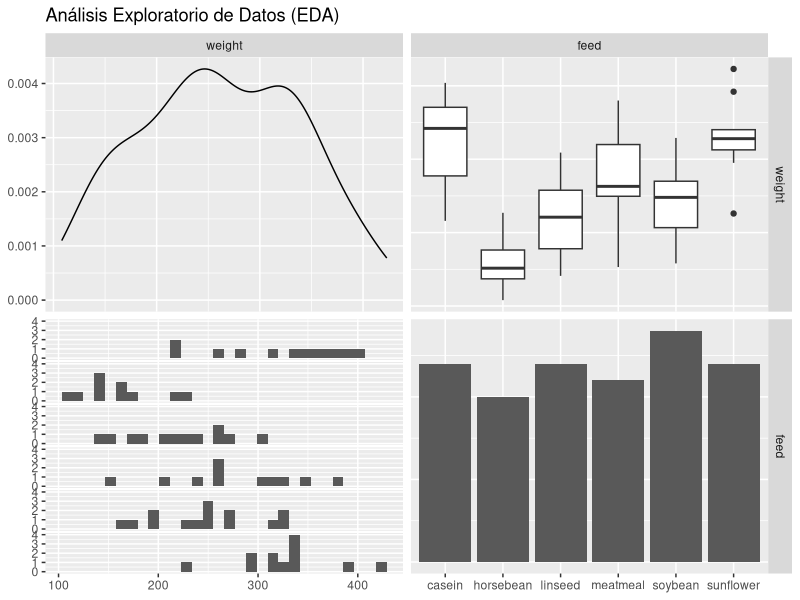
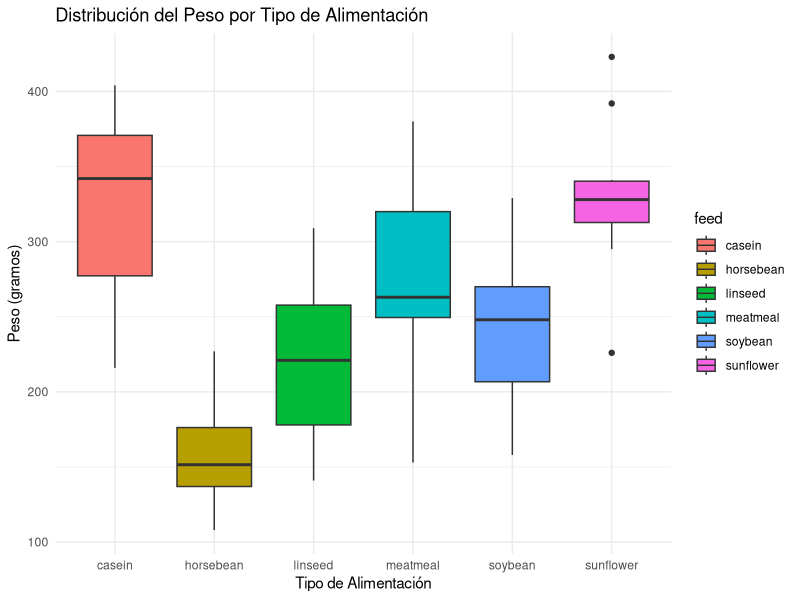
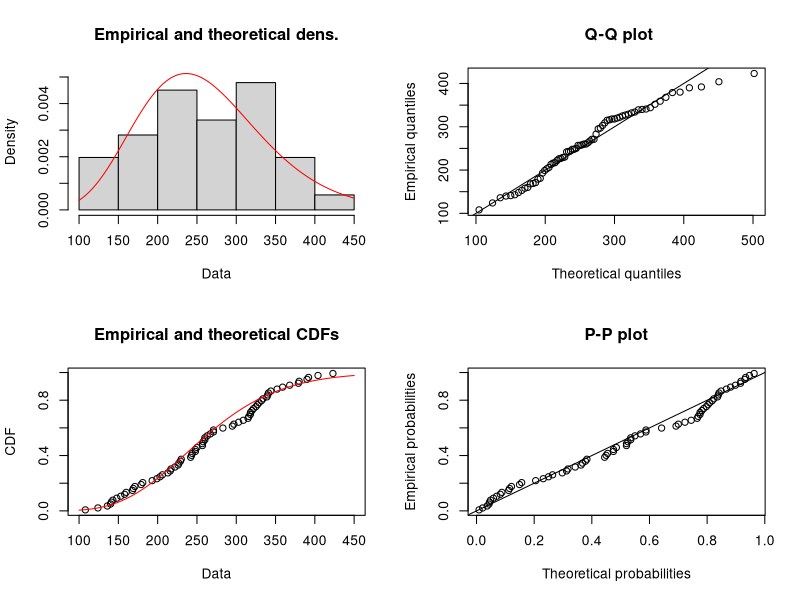
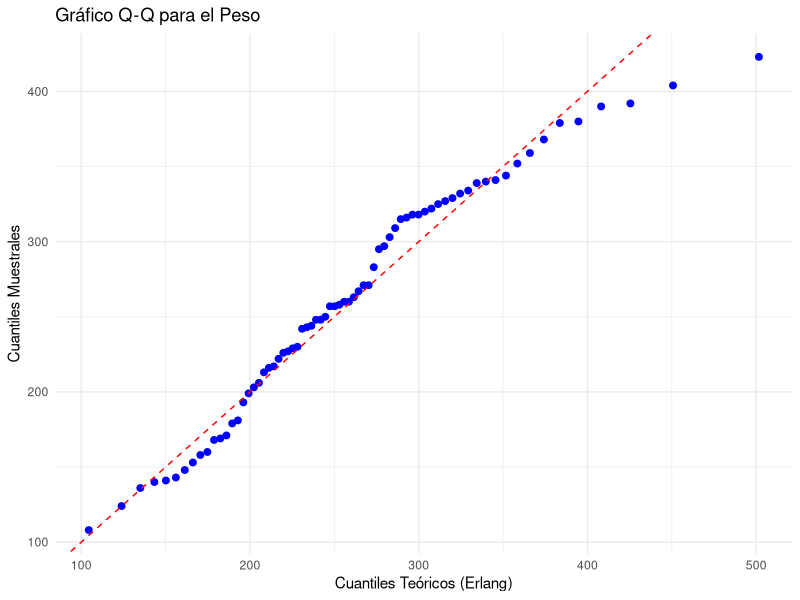

Recreate these plots in R, in order.


# Instalación de Paqueterías (si no están instaladas)
if (!require("datasets")) install.packages("datasets", dependencies = TRUE)
if (!require("ggplot2")) install.packages("ggplot2", dependencies = TRUE)
if (!require("GGally")) install.packages("GGally", dependencies = TRUE)
if (!require("fitdistrplus")) install.packages("fitdistrplus", dependencies = TRUE)

# Cargar las librerías necesarias
library(datasets)      # Para acceder al dataset 'chickwts'
library(ggplot2)       # Para crear los gráficos
library(GGally)        # Para usar ggpairs()
library(fitdistrplus)  # Para ajustar distribuciones

# Punto 1: Cargar el dataset 'chickwts'
data("chickwts")
str(chickwts)  # Explorar la estructura del dataset

# Punto 2: Análisis Exploratorio de Datos (EDA)
# Gráfico de pares para explorar relaciones entre variables
ggpairs(chickwts, columns = c("weight", "feed"), 
        title = "Análisis Exploratorio de Datos (EDA)")

# Boxplot del peso por tipo de alimentación
ggplot(chickwts, aes(x = feed, y = weight, fill = feed)) +
  geom_boxplot() +
  labs(title = "Distribución del Peso por Tipo de Alimentación", 
       x = "Tipo de Alimentación", y = "Peso (gramos)") +
  theme_minimal()

# Punto 3: Ajuste a una distribución de Erlang (Gamma con shape entero)
erlang_fit <- fitdist(chickwts$weight, "gamma", method = "mle")
summary(erlang_fit)
plot(erlang_fit)

# Gráfico Q-Q para comparar con la distribución de Erlang
qq_data <- data.frame(
  Empirical = sort(chickwts$weight),
  Theoretical = qgamma(ppoints(length(chickwts$weight)), shape = erlang_fit$estimate["shape"], rate = erlang_fit$estimate["rate"])
)

ggplot(qq_data, aes(x = Theoretical, y = Empirical)) +
  geom_point(color = "blue", size = 2) +
  geom_abline(slope = 1, intercept = 0, color = "red", linetype = "dashed") +
  labs(title = "Gráfico Q-Q para el Peso", 
       x = "Cuantiles Teóricos (Erlang)", 
       y = "Cuantiles Muestrales") +
  theme_minimal()

# Punto 4: Calcular probabilidades
# Calcular la probabilidad de que un proceso tarde más de X minutos
X <- 300  # Umbral de peso (interpretado como tiempo de espera)
probabilidad <- 1 - pgamma(X, shape = erlang_fit$estimate["shape"], rate = erlang_fit$estimate["rate"])
cat("La probabilidad de que un proceso tarde más de", X, "gramos (minutos) es:", probabilidad, "\n")

# Punto 5: Conclusión y reflexión
cat("\nConclusión:\n")
cat("El modelo de Erlang se ajusta a los datos con los siguientes parámetros:\n")
cat(" - Shape (forma):", erlang_fit$estimate["shape"], "\n")
cat(" - Rate (tasa):", erlang_fit$estimate["rate"], "\n")
cat("La probabilidad calculada sugiere que", round(probabilidad * 100, 2), "% de los procesos tardan más de", X, "gramos (minutos).\n")
